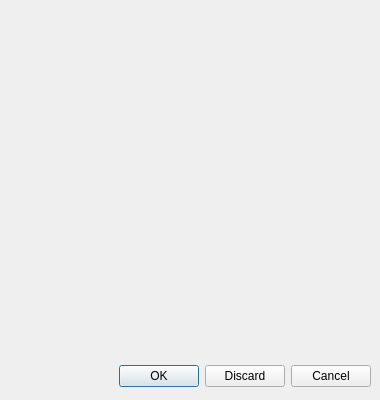
<?xml version="1.0" encoding="UTF-8"?>
<ui version="4.0">
 <class>dlgThemeEditor</class>
 <widget class="QDialog" name="dlgThemeEditor">
  <property name="geometry">
   <rect>
    <x>0</x>
    <y>0</y>
    <width>380</width>
    <height>400</height>
   </rect>
  </property>
  <property name="windowTitle">
   <string>Dialog</string>
  </property>
  <widget class="QDialogButtonBox" name="buttonBox">
   <property name="geometry">
    <rect>
     <x>10</x>
     <y>360</y>
     <width>361</width>
     <height>32</height>
    </rect>
   </property>
   <property name="orientation">
    <enum>Qt::Horizontal</enum>
   </property>
   <property name="standardButtons">
    <set>QDialogButtonBox::Cancel|QDialogButtonBox::Discard|QDialogButtonBox::Ok</set>
   </property>
  </widget>
  <widget class="QWidget" name="generalWidget" native="true">
   <property name="geometry">
    <rect>
     <x>10</x>
     <y>10</y>
     <width>361</width>
     <height>341</height>
    </rect>
   </property>
  </widget>
 </widget>
 <resources/>
 <connections>
  <connection>
   <sender>buttonBox</sender>
   <signal>accepted()</signal>
   <receiver>dlgThemeEditor</receiver>
   <slot>accept()</slot>
   <hints>
    <hint type="sourcelabel">
     <x>248</x>
     <y>254</y>
    </hint>
    <hint type="destinationlabel">
     <x>157</x>
     <y>274</y>
    </hint>
   </hints>
  </connection>
  <connection>
   <sender>buttonBox</sender>
   <signal>rejected()</signal>
   <receiver>dlgThemeEditor</receiver>
   <slot>reject()</slot>
   <hints>
    <hint type="sourcelabel">
     <x>316</x>
     <y>260</y>
    </hint>
    <hint type="destinationlabel">
     <x>286</x>
     <y>274</y>
    </hint>
   </hints>
  </connection>
 </connections>
</ui>
